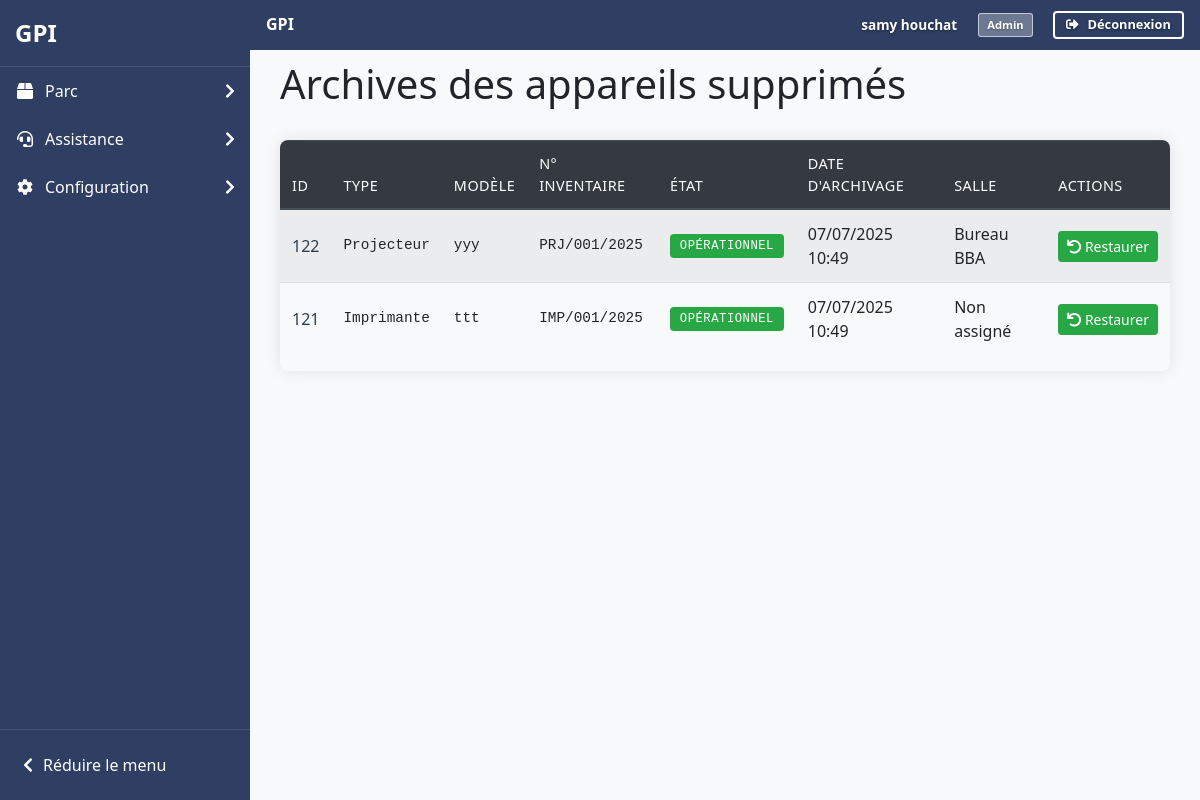
Page /pages/archives/archives_appareil.php (signed in) on the earlier database version.
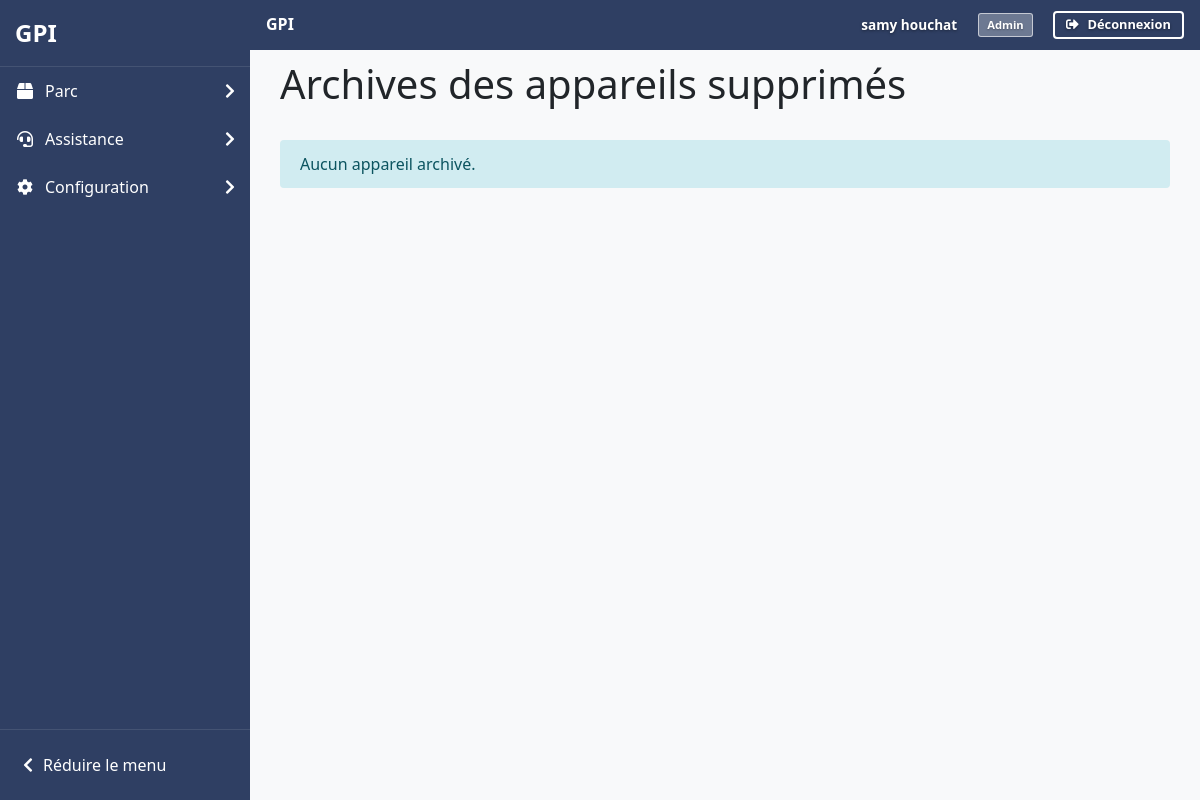
Same page on the later database version.
### tables this page shows
CREATE TABLE IF NOT EXISTS `archives_appareils` (
  `id_archive` int NOT NULL AUTO_INCREMENT,
  `id_appareil` int NOT NULL,
  `type` varchar(20) NOT NULL,
  `modele` varchar(100) NOT NULL,
  `numero_inventaire` varchar(50) NOT NULL,
  `etat` varchar(20) NOT NULL,
  `id_marque` int NOT NULL,
  `nom_marque` varchar(50) DEFAULT NULL,
  `id_salle` int UNSIGNED DEFAULT NULL,
  `nom_salle` varchar(50) DEFAULT NULL,
  `date_ajout` timestamp NULL DEFAULT NULL,
  `date_archive` timestamp NULL DEFAULT CURRENT_TIMESTAMP,
  PRIMARY KEY (`id_archive`),
  KEY `numero_inventaire` (`numero_inventaire`)
);

CREATE TABLE IF NOT EXISTS `salles` (
  `id_salle` int UNSIGNED NOT NULL AUTO_INCREMENT,
  `nom_salle` varchar(50) NOT NULL,
  `etage` enum('2','3') NOT NULL,
  `groupe` enum('Administratif','Etude','Cisco') NOT NULL,
  PRIMARY KEY (`id_salle`),
  UNIQUE KEY `unique_salle_etage` (`nom_salle`,`etage`)
);

### pages/archives/archives_appareil.php (the view, shortened to what this page needs)
<?php
require_once '../../includes/functions.php';
try {
    $pdo = connectDB();
    $sql = "SELECT aa.*,
                   m.nom_marque,
                   s.nom_salle
            FROM archives_appareils aa
            LEFT JOIN marque m ON aa.id_marque = m.id_marque
            LEFT JOIN salles s ON aa.id_salle = s.id_salle";
    $stmt = $pdo->query($sql);
    $archives = $stmt->fetchAll();
    echo '<div class="d-flex justify-content-between align-items-center mb-4">';
    echo '<h1>Archives des appareils supprimés</h1>';
    echo '</div>';
    if (empty($archives)) {
        echo '<div class="alert alert-info">Aucun appareil archivé.</div>';
    } else {
        echo '<div class="table-responsive">';
        echo '<table class="table table-striped">';
        echo '<thead class="thead-dark">';
        echo '<tr>';
        echo '<th>ID</th>';
        echo '<th>Type</th>';
        echo '<th>Modèle</th>';
        echo '<th>N° Inventaire</th>';
        echo '<th>État</th>';
        echo '<th>Date d\'archivage</th>';
        echo '<th>Salle</th>';
        echo '<th>Actions</th>';
        echo '</tr>';
        echo '</thead>';
        echo '<tbody>';
        foreach ($archives as $archive) {
            echo '<tr>';
            echo '<td>' . htmlspecialchars($archive['id_appareil']) . '</td>';
            echo '<td>' . htmlspecialchars($archive['type']) . '</td>';
            echo '<td>' . htmlspecialchars($archive['modele']) . '</td>';
            echo '<td>' . htmlspecialchars($archive['numero_inventaire']) . '</td>';
            echo '<td>';
            if ($archive['etat'] === 'Operationnel') {
                echo '<span class="badge badge-success">Opérationnel</span>';
            } else {
                echo '<span class="badge badge-danger">En panne</span>';
            }
            echo '</td>';
            echo '<td>' . date('d/m/Y H:i', strtotime($archive['date_archive'])) . '</td>';
            echo '<td>' . htmlspecialchars($archive['nom_salle'] ?? 'Non assigné') . '</td>';
            echo '<td>';
            echo '<form method="post" class="d-inline">';
            echo '<button type="submit" name="restaurer" class="btn btn-success btn-sm restore-btn">';
            echo '<i class="fas fa-undo"></i> Restaurer</button>';
            echo '</form>';
            echo '</td>';
            echo '</tr>';
        }
        echo '</tbody>';
        echo '</table>';
        echo '</div>';
    }
} catch (Exception $e) {
    echo '<div class="alert alert-danger">Une erreur est survenue : ' . htmlspecialchars($e->getMessage()) . '</div>';
}
?>

Differences in the rows shown:
removed archives_appareils: id_appareil "122", type "Projecteur", modele "yyy", numero_inventaire "PRJ/001/2025", etat "OPÉRATIONNEL", date_archive "07/07/2025 10:49", id_salle.nom_salle "Bureau BBA"
removed archives_appareils: id_appareil "121", type "Imprimante", modele "ttt", numero_inventaire "IMP/001/2025", etat "OPÉRATIONNEL", date_archive "07/07/2025 10:49", nom_salle "Non assigné"
Other differences:
text no longer shown: "ID TYPE MODÈLE N° INVENTAIRE ÉTAT DATE D ' ARCHIVAGE SALLE ACTIONS"
text now shown: "Aucun appareil archivé."
